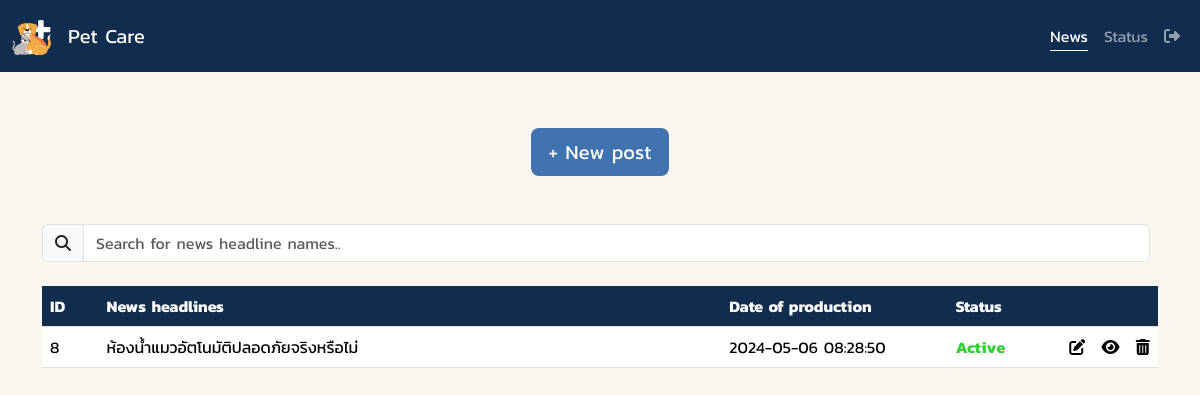
Screenshot of /Staff_side/admin/news/news.php (signed in) with the database file from the repository.
### tables this page shows
CREATE TABLE `news` (
  `news_id` int(3) NOT NULL AUTO_INCREMENT,
  `news_name` varchar(50) NOT NULL,
  `news_detail` varchar(200) NOT NULL,
  `path` varchar(150) NOT NULL,
  `status` enum('active','inactive') NOT NULL,
  `create_date` datetime NOT NULL,
  `create_by` int(3) NOT NULL,
  `news_content` varchar(8000) NOT NULL,
  PRIMARY KEY (`news_id`),
  KEY `create_by` (`create_by`),
  CONSTRAINT `news_ibfk_1` FOREIGN KEY (`create_by`) REFERENCES `staff` (`staff_id`)
);

### Staff_side/admin/news/news_table.php (the view)
<tr>
    <td> <?php echo $news_id; ?> </td>
    <td> <?php echo $news_name; ?> </td>
    <td> <?php echo $create_date; ?> </td>
    <td <?php echo $style; ?>> <?php echo ucfirst($status); ?> </td>
    <td class="edit">
        <a href="news_edit.php?newsId=<?php echo $news_id; ?>">
            <i class='fa-solid fa-pen-to-square edit' style='color: #000;'></i>
        </a>
    </td>
    <td class="edit">
        <a href="news_status.php?newsId=<?php echo $news_id; ?>">
            <?php echo $icon_status; ?>
        </a>
    </td>
    <td class="edit">
        <span class="table delete-news" onclick="deleteNews(<?php echo $news_id; ?>)">
            <i class='fa-solid fa-trash-can edit' style='color: #000;'></i>
        </span>
    </td>
</tr>

### Staff_side/admin/news/news.php (shortened to what this page needs)
<!DOCTYPE html>
<html lang="en">
<head>
    <link href="https://cdn.jsdelivr.net/npm/bootstrap@5.3.3/dist/css/bootstrap.min.css" rel="stylesheet">
    <link rel="stylesheet" href="../../../css/font.css" />
</head>
<body>
    <?php
    include '../../../connect.php';
    ?>
    <nav class="navbar navbar-expand-sm navbar-dark bg-dark fixed-top bg-indigo navbar-size">
        <div class="container-fluid">
            <a class="navbar-brand" href="../status/status.php">
                <img src="../../images/logo.png" alt="Avatar Logo" style="width:40px;" />
            </a>
            <a class="navbar-brand" href="../status/status.php"> Pet Care </a>
            <div class="collapse navbar-collapse justify-content-end" id="mynavbar">
                <ul class="navbar-nav">
                    <li class="nav-item">
                        <a class="nav-link active" href="news.php"> News </a>
                    </li>
                    <li class="nav-item">
                        <a class="nav-link" href="../status/status.php"> Status </a>
                    </li>
                    <li class="nav-item">
                        <a class="nav-link" href="../../staff_logout.php"><i class="fa-solid fa-right-from-bracket"></i></a>
                    </li>
                </ul>
            </div>
        </div>
    </nav>
    <div class="container">
        <div class="addSpace"></div>
        <a href="news_post.php"><button type="button" class="mt-2 mb-5 btn bg-lb btn-lg submitbtn"> + New post </button></a>
        <div class="input-group">
            <span class="input-group-text"><i class="fa-solid fa-magnifying-glass"></i></span>
            <input class="form-control me-2" type="text" id="myInput" onkeyup="filterTable()" placeholder="Search for news headline names.." title="Type in a name">
        </div>
        <table class="mt-4 table" id="myTable">
            <thead class="bg-indigo">
                <tr>
                    <th class="news_id" style="width: 5%;"> ID </th>
                    <th class="news" style="width: 55%;"> News headlines </th>
                    <th class="date" style="width: 20%;"> Date of production </th>
                    <th class="status" style="width: 10%;"> Status </th>
                    <th class="edit" style="width: 2%;"></th>
                    <th class="edit" style="width: 2%;"></th>
                    <th class="edit" style="width: 2%;"></th>
                </tr>
            </thead>
            <tbody>
                <?php
                $sql = "SELECT * FROM news ORDER BY create_date DESC";
                $result = $conn->query($sql);
                if ($result->num_rows > 0) {
                    while ($row = $result->fetch_assoc()) {
                        $news_id = $row["news_id"];
                        $news_name = $row["news_name"];
                        $status = $row["status"];
                        $create_date = $row["create_date"];
                        $style = "style='color: limegreen;font-weight: bold;'";
                        $icon_status = "<i class='fa-solid fa-eye edit' style='color: #000;'></i>";
                        include 'news_table.php';
                    }
                }
                ?>
            </tbody>
        </table>
    </div>
</body>
</html>

### Staff_side/admin/news/news.php (style rules this page uses)
body { font-family: "Kanit", arial, sans-serif; background-color: #FBF7EF !important; color: black; }
.addSpace { padding-top: 15vh; }
a.active { text-decoration: underline; text-underline-offset: 8px; }
a { color: #FFFFFF; text-decoration: none; }
button.submitbtn { display: block !important; margin-left: auto !important; margin-right: auto !important; }
.bg-lb { background-color: #3F72AF; color: #FFFFFF; }
.bg-indigo { background-color: #112D4E !important; color: #FFFFFF !important; }
.navbar-size { height: 72px !important; }
.bg-indigo th { background-color: #112D4E !important; color: #FFFFFF !important; }
td.edit { text-align: center; }
.delete-news { cursor: pointer; }

### rows the page displays
news: news_id "8", news_name "ห้องน้ำแมวอัตโนมัติปลอดภัยจริงหรือไม่", create_date "2024-05-06 08:28:50", status "Active"
